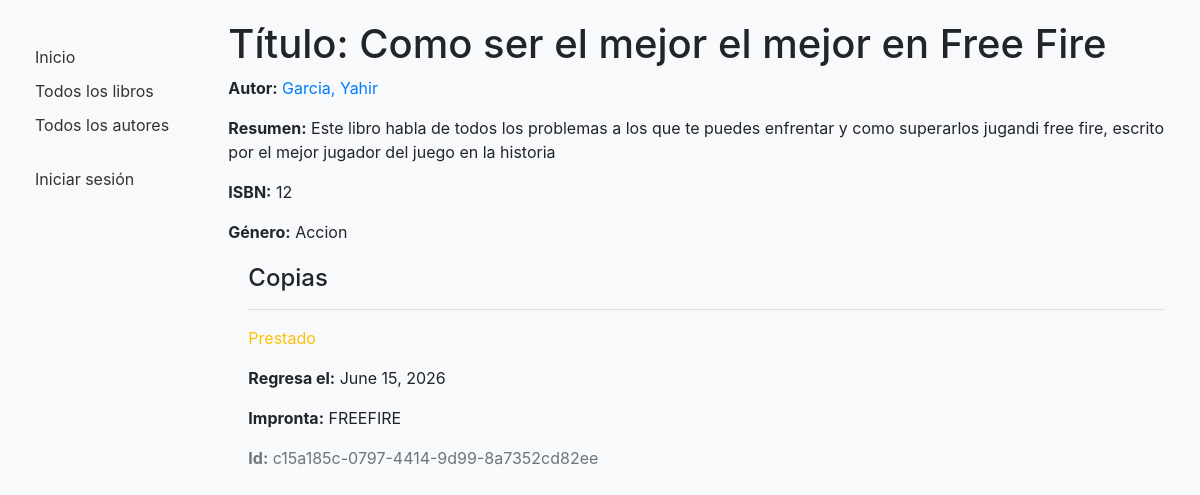
/catalog/book/1, run on the app's committed database.
### catalog/models.py (models this page shows, shortened)
class Book(models.Model):
    title = models.CharField(max_length=200)
    author = models.ForeignKey('Author', on_delete=models.SET_NULL, null=True)
    summary = models.TextField(max_length=1000, help_text='Ingrese una breve descripción del libro')
    isbn = models.CharField('ISBN', max_length=13, help_text='13 Caracteres <a href="https://www.isbn-international.org/content/what-isbn">ISBN number</a>')
    genre = models.ManyToManyField(Genre, help_text='Seleccione un género para este libro')
    def display_genre(self):
        return ', '.join(genre.name for genre in self.genre.all()[:3])
    display_genre.short_description = 'Genre'

class Author(models.Model):
    first_name = models.CharField(max_length=100)
    last_name = models.CharField(max_length=100)
    date_of_birth = models.DateField(null=True, blank=True)
    date_of_death = models.DateField('Died', null=True, blank=True)
    class Meta:
        ordering = ['last_name', 'first_name']
    def __str__(self):
        return f'{self.last_name}, {self.first_name}'

class Genre(models.Model):
    name = models.CharField(max_length=200, help_text='Ingrese el género del libro (p. ej. Ciencia Ficción)')
    def __str__(self):
        return self.name

class BookInstance(models.Model):
    id = models.UUIDField(primary_key=True, default=uuid.uuid4, help_text='ID único para este libro particular en toda la biblioteca')
    book = models.ForeignKey('Book', on_delete=models.SET_NULL, null=True)
    imprint = models.CharField(max_length=200)
    due_back = models.DateField(null=True, blank=True)
    borrower = models.ForeignKey(User, on_delete=models.SET_NULL, null=True, blank=True)
    LOAN_STATUS = (
        ('m', 'Mantenimiento'),
        ('p', 'Prestado'),
        ('a', 'Disponible'),
        ('r', 'Reservado'),
    )
    status = models.CharField(
        max_length=1,
        choices=LOAN_STATUS,
        blank=True,
        default='m',
        help_text='Disponibilidad del libro',
    )
    class Meta:
        ordering = ['due_back']
        permissions = (("can_mark_returned", "Set book as returned"),)

### catalog/views.py (the view)
# urls.py: path('book/<int:pk>', views.BookDetailView.as_view(), name='book-detail'),
class BookDetailView(generic.DetailView):
    model = Book

### catalog/templates/catalog/book_detail.html
{% extends "catalog/base_generic.html" %}
{% block content %}
  <h1>Título: {{ book.title }}</h1>
  <p><strong>Autor:</strong> <a href="">{{ book.author }}</a></p>
  <p><strong>Resumen:</strong> {{ book.summary }}</p>
  <p><strong>ISBN:</strong> {{ book.isbn }}</p>
  <p><strong>Género:</strong> {{ book.genre.all|join:", " }}</p>
  <div style="margin-top:20px;margin-left:20px">
    <h4>Copias</h4>
    {% for copy in book.bookinstance_set.all %}
      <hr>
      <p class="{% if copy.status == 'a' %}text-success{% elif copy.status == 'm' %}text-danger{% else %}text-warning{% endif %}">
        {{ copy.get_status_display }}
      </p>
      {% if copy.status != 'a' %}
        <p><strong>Regresa el:</strong> {{ copy.due_back }}</p>
      {% endif %}
      <p><strong>Impronta:</strong> {{ copy.imprint }}</p>
      <p class="text-muted"><strong>Id:</strong> {{ copy.id }}</p>
    {% empty %}
      <p>No hay copias de este libro en la biblioteca.</p>
    {% endfor %}
  </div>
{% endblock %}

### catalog/templates/catalog/base_generic.html (shortened to what this page needs)
<!DOCTYPE html>
<html lang="es">
<head>
  <link rel="stylesheet" href="https://cdn.jsdelivr.net/npm/bootstrap@4.6.2/dist/css/bootstrap.min.css">
  {% load static %}
  <link rel="stylesheet" href="{% static 'css/styles.css' %}">
</head>
<body>
  <div class="container-fluid">
    <div class="row">
      <div class="col-sm-2">
      {% block sidebar %}
        <ul class="sidebar-nav">
          <li><a href="{% url 'index' %}">Inicio</a></li>
          <li><a href="{% url 'books' %}">Todos los libros</a></li>
          <li><a href="{% url 'authors' %}">Todos los autores</a></li>
        </ul>
        <ul class="sidebar-nav">
          {% if user.is_authenticated %}
            <li>Usuario: {{ user.get_username }}</li>
            <li><a href="{% url 'my-borrowed' %}">Mis libros prestados</a></li>
            <li>
              <form id="logout-form" action="{% url 'logout' %}" method="POST" style="display: none;">
                {% csrf_token %}
              </form>
              <a href="#" onclick="document.getElementById('logout-form').submit(); return false;">Cerrar sesión</a>
            </li>
          {% else %}
            <li><a href="{% url 'login' %}?next={{ request.path }}">Iniciar sesión</a></li>
          {% endif %}
        </ul>
     {% endblock %}
      </div>
      <div class="col-sm-10 ">
        {% block content %}{% endblock %}
      </div>
    </div>
  </div>
</body>
</html>

### catalog/static/css/styles.css (style rules this page uses)
.sidebar-nav { margin-top: 20px; padding: 0; list-style: none; }
.sidebar-nav li { padding: 5px 0; }
.sidebar-nav a { color: #333; }
body { padding: 20px; background-color: #f8f9fa; }

### data on the page
Book: title "Como ser el mejor el mejor en Free Fire", author "Garcia, Yahir", summary "Este libro habla de todos los problemas a los que te puedes enfrentar y como superarlos jugandi free fire, escrito por el mejor jugador del juego en la historia", isbn "12", genre.all "Accion"
BookInstance: status "Prestado", due_back "June 15, 2026", imprint "FREEFIRE", id "c15a185c-0797-4414-9d99-8a7352cd82ee"
